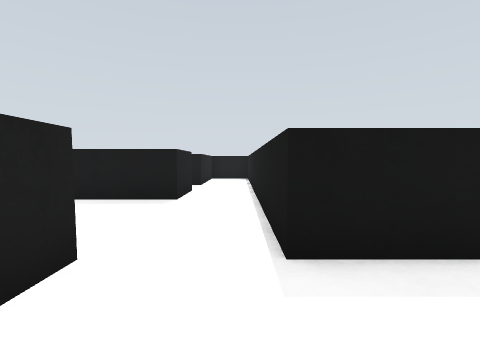
View 1 (above)

20 first-person views from a walk through a Gazebo world. The camera is 0.21 m above the floor, tilts 4° down and sees 85° across. The floor is counted in squares, 0.25 m on a side. Each view is taken from the middle of a square. On the plan, view 1 faces up. The plan holds only what a view shows up to about 10 squares ahead; the rest is blank. The place goes on beyond the plan.

View 2
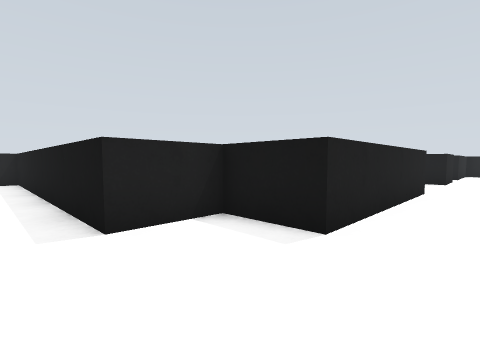

View 3
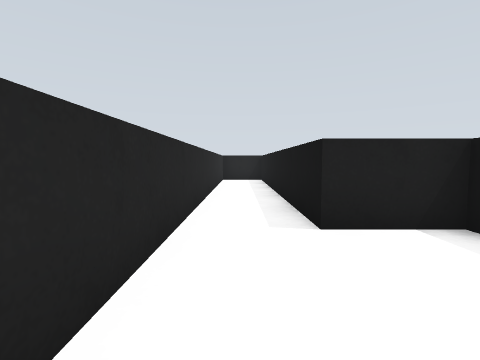

View 4
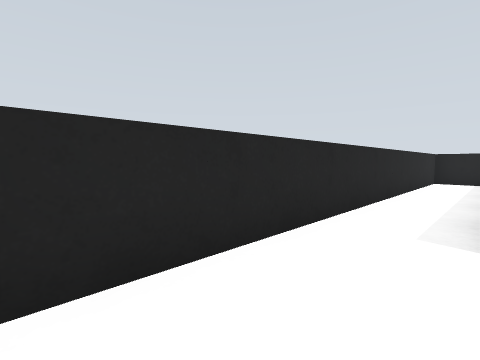

View 5
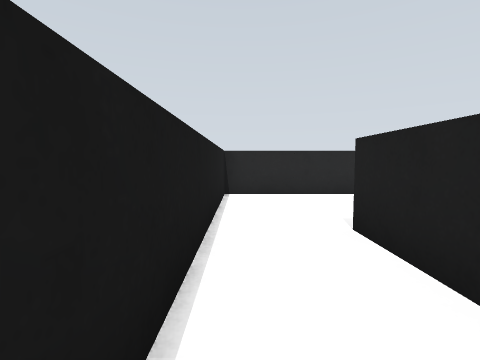

View 6
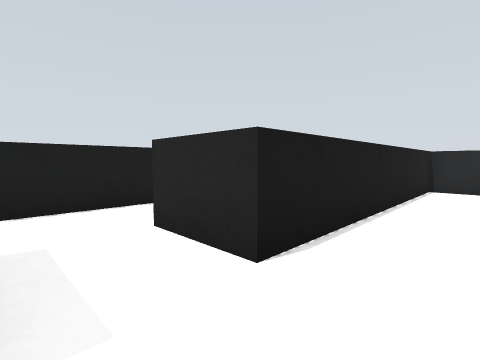

View 7
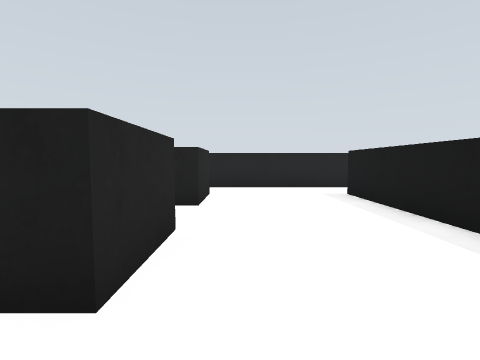

View 8
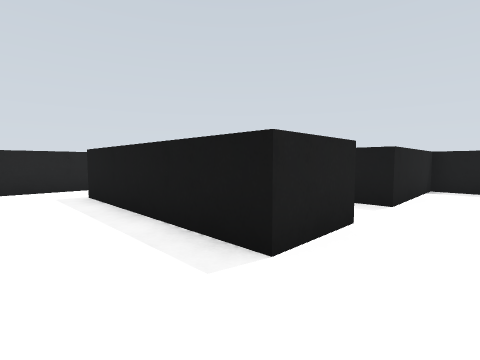

View 9
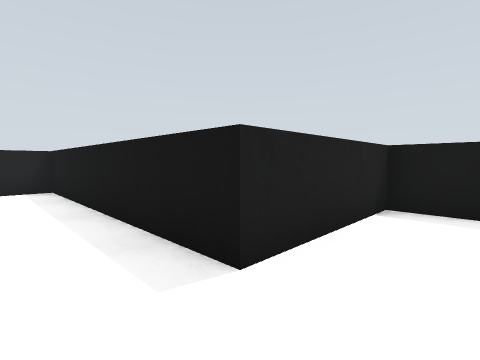

View 10
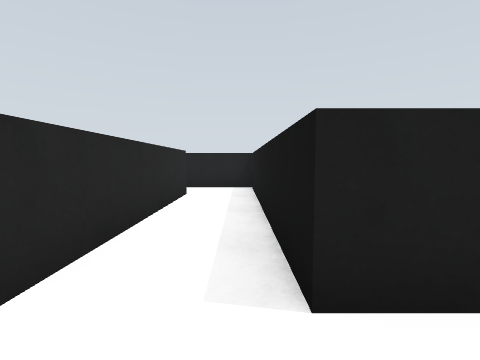

View 11
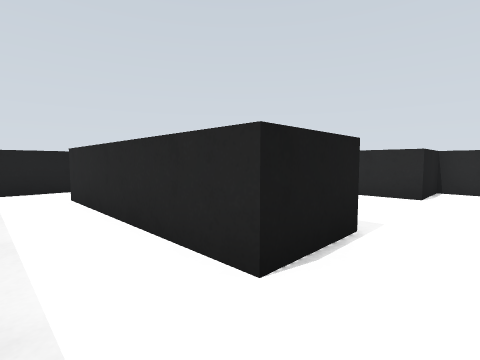

View 12
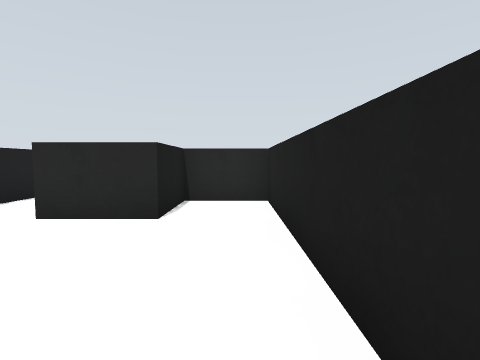

View 13
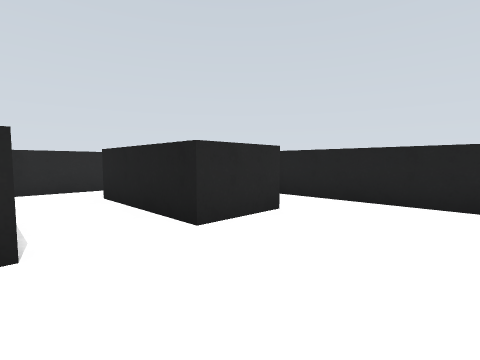

View 14
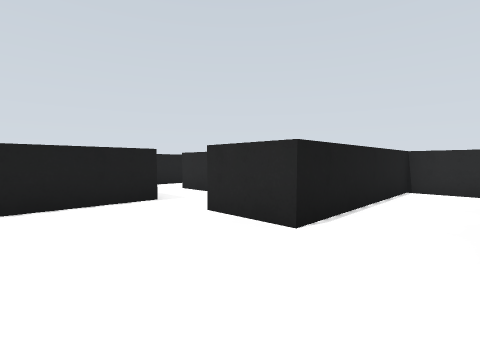

View 15
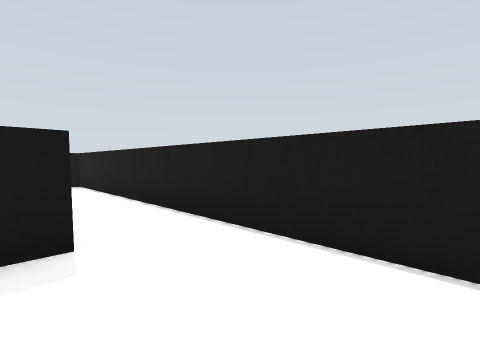

View 16
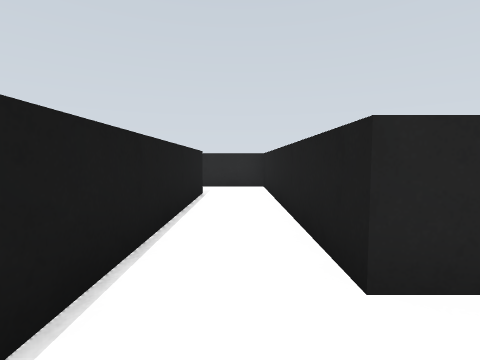

View 17
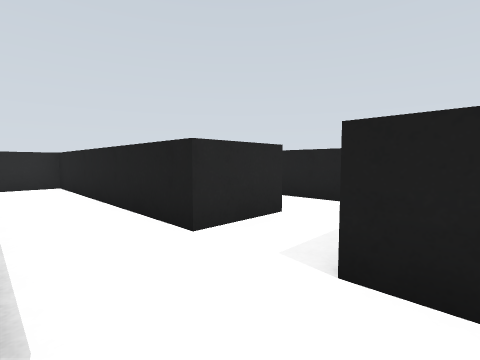

View 18
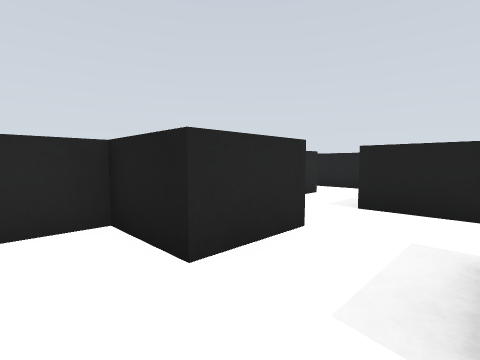

View 19
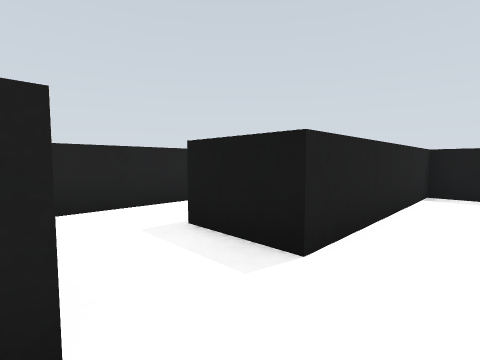

View 20
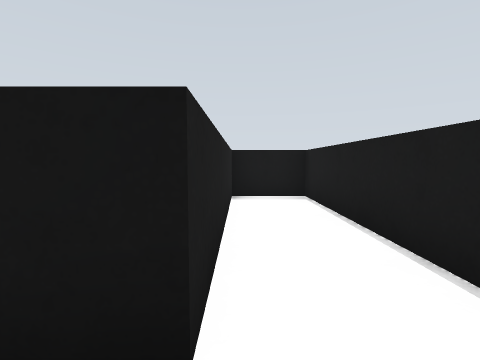

### Floor plan
Points are (right, up) in squares from view 1. A wall is a line through its corners. A room is listed if a view was taken in it or the views show most of it. See-through windows are left out.
Room 1 (views 1, 2, 3, 4, 5)
walls: (-1.4, 2.2) (-1.4, -3.2) (-3.2, -3.2) (-3.2, -5) (-12.2, -5) (-12.2, -6.8) (0.4, -6.8) (0.4, 0.4) (2.2, 0.4); (2.2, 2.2) (0.4, 2.2)
ways out: opening at (-0.5, 2) to room 2; opening at (1.5, 1) to room 3
Room 2 (views 6, 7, 8, 9, 10, 11, 12, 13, 14, 15)
walls: (-1.4, 5.8) (-6.8, 5.8) (-6.8, 7.6) (-1.4, 7.6) (-1.4, 5.8); (-3.2, 2.2) (-1.4, 2.2); (0.4, 2.2) (0.4, 13) (-1.4, 13) (-1.4, 9.4) (-8.6, 9.4) (-8.6, 0.4) (-6.8, 0.4) (-6.8, 2.2) (-5, 2.2)
ways out: opening at (-0.5, 2) to room 1; opening at (-4, 3) to room 7
Room 3 (view 16)
walls: (4, -5) (4, 1.9); (2.2, 0.4) (2.2, -6.8) (4.2, -6.8)
ways out: opening at (1.5, 1) to room 1; opening at (3, 2) to room 4
Room 4 (views 17, 20)
walls: (2.2, 5.2) (2.2, 2.2); (5.8, 4) (4, 4); (3.9, 2.2) (5.8, 2.2)
ways out: opening at (3, 2) to room 3; opening at (6, 3) to room 5
Room 5 (view 18)
walls: (7.6, 4.6) (7.6, 9.4) (5.8, 9.4) (5.8, 4)
ways out: opening at (6, 3) to room 4; opening at (7, 2) to room 6
Room 6 (view 19)
walls: (5.8, 2.2) (5.8, 0.4) (6.9, 0.4)
ways out: opening at (7, 2) to room 5
Room 7 (no view inside)
walls: (-5, 2.2) (-5, -1.5); (-4.4, -3.2) (-3.2, -3.2) (-3.2, 2.2)
ways out: opening at (-4, 3) to room 2; opening at (-5, -2)

Positions as (right, up) in squares from view 1, and headings:
1: (0, 0), facing up
2: (0, -6), facing up-left
3: (0, -6), facing left
4: (0, -5), facing down-left
5: (0, 0), facing down
6: (-1, 2), facing down-right
7: (0, 3), facing left
8: (0, 4), facing up-left
9: (0, 8), facing up-left
10: (0, 9), facing left
11: (-8, 9), facing down-right
12: (-8, 6), facing down
13: (-3, 5), facing down-left
14: (-5, 5), facing down-right
15: (-2, 3), facing up-right
16: (3, 2), facing down
17: (4, 3), facing down-left
18: (7, 4), facing down-left
19: (7, 2), facing up-left
20: (6, 3), facing up
